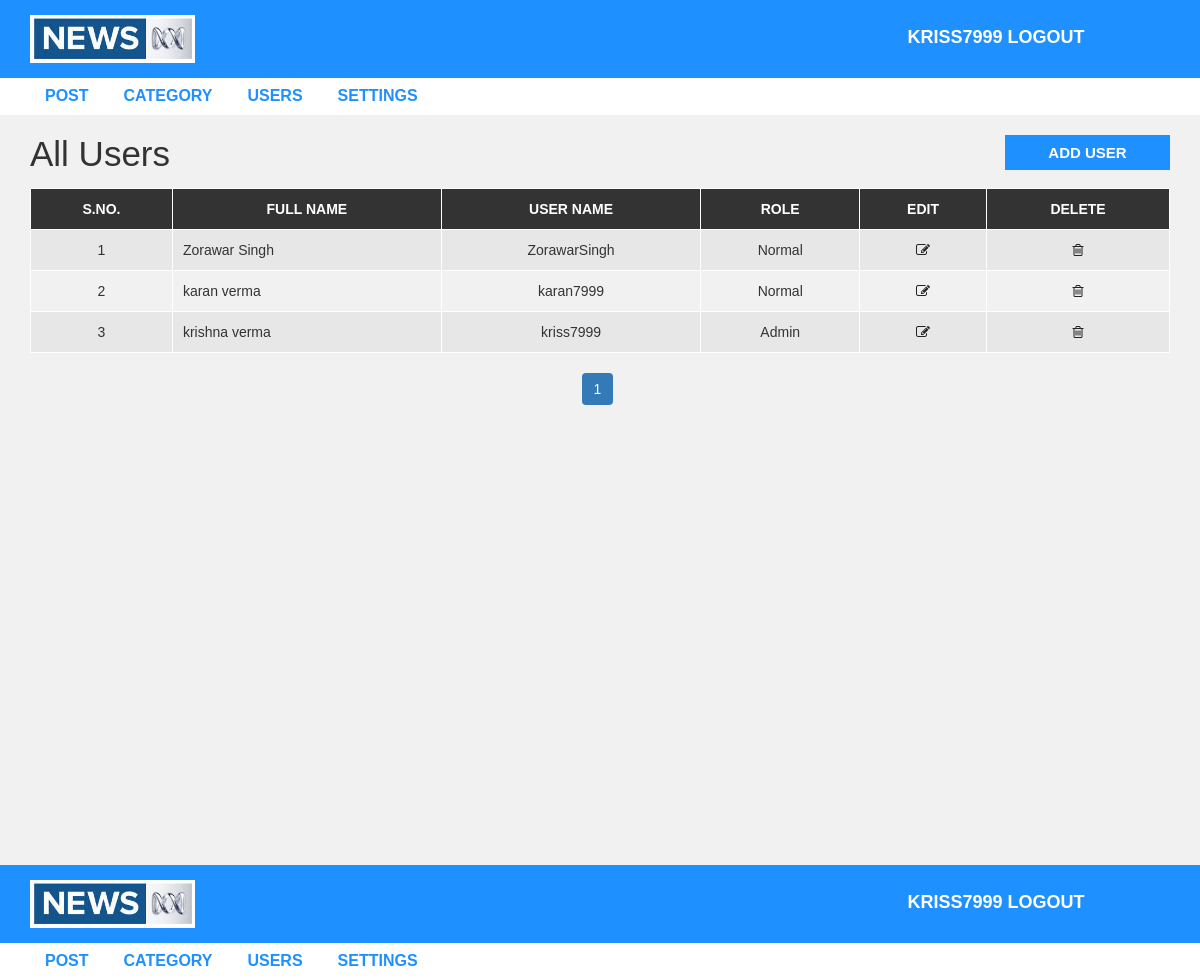
/admin/users.php (signed in), run on the app's committed database.
### tables this page shows
CREATE TABLE `user` (
  `user_id` int(10) UNSIGNED NOT NULL,
  `first_name` varchar(30) NOT NULL,
  `last_name` varchar(30) NOT NULL,
  `username` varchar(30) DEFAULT NULL,
  `password` varchar(40) DEFAULT NULL,
  `role` int(11) NOT NULL
);

### admin/users.php (the view, shortened to what this page needs)
<?php include "header.php";
?>
<div id="admin-content">
    <div class="container">
        <div class="row">
            <div class="col-md-10">
                <h1 class="admin-heading">All Users</h1>
            </div>
            <div class="col-md-2">
                <a class="add-new" href="add-user.php">add user</a>
            </div>
            <div class="col-md-12">
                <?php
                include "config.php";
                $limit = 3;
                if (isset($_GET['page'])) {
                    $page = $_GET['page'];
                } else {
                    $page = 1;
                }
                $offset = ($page - 1) * $limit;
                $sql = "SELECT * FROM user ORDER BY user_id DESC LIMIT {$offset},{$limit}";
                $result = mysqli_query($conn, $sql) or die("Query Failed");
                if (mysqli_num_rows($result) > 0) {
                ?>
                    <table class="content-table">
                        <thead>
                            <th>S.No.</th>
                            <th>Full Name</th>
                            <th>User Name</th>
                            <th>Role</th>
                            <th>Edit</th>
                            <th>Delete</th>
                        </thead>
                        <tbody>
                            <?php
                            while ($row = mysqli_fetch_assoc($result)) {
                                $offset++;
                            ?>
                                <tr>
                                    <td class='id'><?php echo $offset ?></td>
                                    <td><?php echo $row['first_name'] . " " . $row['last_name'] ?></td>
                                    <td><?php echo  $row['username'] ?></td>
                                    <td>
                                        <?php echo ($row['role'] == 1 ?  "Admin" : "Normal");  ?>
                                    </td>
                                    <td class='edit'><a href='update-user.php?id=<?php echo  $row["user_id"] ?>'><i class='fa fa-edit'></i></a></td>
                                    <td class='delete'><a href='delete-user.php?id=<?php echo $row["user_id"] ?>'><i class='fa fa-trash-o'></i></a></td>
                                </tr>
                            <?php } ?>
                        </tbody>
                    </table>
                <?php
                }
                $sql1 = "SELECT * FROM user";
                $result1 = mysqli_query($conn, $sql1) or die("Query Failed");
                if (mysqli_num_rows($result1) > 0) {
                    $total_records = mysqli_num_rows($result1);
                    $total_page  = ceil($total_records / $limit);
                    echo "<ul class='pagination admin-pagination'>";
                    for ($i = 1; $i <= $total_page; $i++) {
                        if ($i == $page) {
                            $active = "active";
                        } else {
                            $active = "";
                        }
                        echo "<li class='$active'><a href='users.php?page={$i}'>$i</a></li>";
                    }
                    echo "</ul>";
                }
                ?>
            </div>
        </div>
    </div>
</div>
<?php include "header.php"; ?>

### admin/header.php (shortened to what this page needs)
<!DOCTYPE html>
<html lang="en">
<head>
    <link rel="stylesheet" href="../css/bootstrap.min.css" />
    <link rel="stylesheet" href="../css/font-awesome.css">
    <link rel="stylesheet" href="../css/style.css">
</head>
<body>
    <div id="header-admin">
        <div class="container">
            <div class="row">
                <div class="col-md-2">
                    <a href="post.php"><img class="logo" src="images/news.jpg"></a>
                </div>
                <div class="col-md-offset-7 col-md-3">
                    <a href="logout.php" class="admin-logout"><?php echo $_SESSION['username'] ?> logout</a>
                </div>
            </div>
        </div>
    </div>
    <div id="admin-menubar">
        <div class="container">
            <div class="row">
                <div class="col-md-12">
                    <ul class="admin-menu">
                        <li>
                            <a href="post.php">Post</a>
                        </li>
                        <?php
                        if ($_SESSION['role'] == 1) {
                        ?>
                            <li>
                                <a href="category.php">Category</a>
                            </li>
                            <li>
                                <a href="users.php">Users</a>
                            </li>
                            <li>
                                <a href="settings.php">Settings</a>
                            </li>
                        <?php } ?>
                    </ul>
                </div>
            </div>
        </div>
    </div>

### css/style.css (style rules this page uses)
body { background: #f1f1f1; font-family: sans-serif,arial,Helvetica; }
a, a:hover, a:focus { text-decoration: none; outline: none; }
ul { margin:0; padding:0; list-style:none; }
img.logo { width: 100%; height: auto; display: block; }
#header-admin { background-color: #1E90FF; padding: 15px 0; }
#header-admin .admin-logout { margin: 10px 0; color: #fff; font-size: 18px; font-weight: 600; text-transform: uppercase; display: inline-block; }
#admin-menubar { background-color: #fff; }
#admin-menubar .admin-menu { font-size: 0; }
#admin-menubar .admin-menu li { display: inline-block; margin: 0 5px 0 0; }
#admin-menubar .admin-menu li a { color: #1E90FF; font-size: 16px; font-weight: 600; text-transform: uppercase; padding: 7px 15px; display: block; transition: all 0.3s; }
#admin-content { padding: 20px 0; min-height: 750px; }
#admin-content .admin-heading { font-size: 35px; margin: 0 0 15px; }
#admin-content .add-new { color: #fff; background-color: #1E90FF; font-size: 15px; font-weight: 600; text-align: center; text-transform: uppercase; padding: 7px 10px; display: block; transition: all 0.3s; }
#admin-content .content-table { border: 1px solid #000; width: 100%; margin: 0 0 20px; }
#admin-content .content-table thead { color: #fff; background-color: #333; }
#admin-content .content-table th { padding: 10px; border: 1px solid #fff; font-weight: 600; text-align: center; text-transform: uppercase; }
#admin-content .content-table tbody { color: #333; }
#admin-content .content-table tbody tr { background-color: #e7e7e7; }
#admin-content .content-table tbody tr:nth-child(even) { background-color: transparent; }
#admin-content .content-table tbody td { padding: 10px; border: 1px solid #fff; text-align: center; }
#admin-content .content-table tbody td:nth-child(2) { text-align: left; }
#admin-content .admin-pagination { margin: 0; }
#admin-content .admin-pagination li a { display: block; }
.id, .edit, .delete { text-align:center; }
.pagination { display: block; text-align: center; margin: 0; }
.pagination li { display:inline-block; margin: 0 5px 0 0; }
.pagination li a { border: none; background: #1e90ff; color: #fff; }
i.fa { color:#222; }

### data on the page
user: first_name "Zorawar", last_name "Singh", username "ZorawarSingh", role "Normal"
user: first_name "karan", last_name "verma", username "karan7999", role "Normal"
user: first_name "krishna", last_name "verma", username "kriss7999", role "Admin"

### other printed values
$_SESSION['username'] "KRISS7999 KRISS7999"
